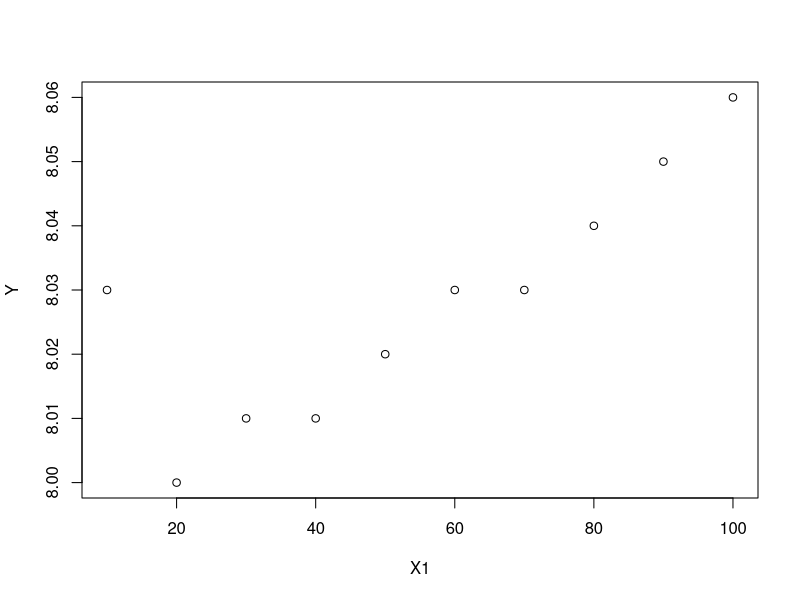
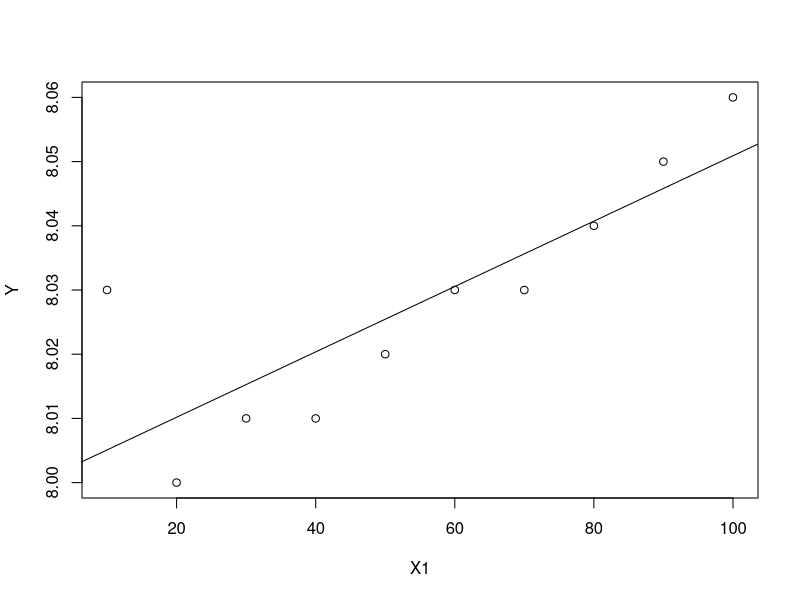

Write the R code that produced these figures, in order.
## ---- chunk 1
X1<-seq(10,100,10)
Y<-c(8.03,8,8.01,8.01,8.02,8.03,8.03,8.04,8.05,8.06)
plot(x = X1,y = Y)
## ---- chunk 2
(X<-matrix(cbind(rep(1,length(X1)),X1),ncol=2) )
(Y<-matrix(Y,ncol=1))
## ---- chunk 3
(beta<-solve(t(X)%*%X)%*%t(X)%*%Y)
## ---- chunk 4
Y_hat<-X%*%beta
## ---- chunk 5
 (Scres<-sum((Y-Y_hat)^{2}))
## ---- chunk 6
n<-10 #nombre de lignes de la matrice X
p<-2  #   "   " colonnes "  "    "    X

## ---- chunk 7
(CMres<-Scres/(n-p))
## ---- chunk 8
 (Screg<-sum((Y_hat-mean(Y))^{2}))
## ---- chunk 9
CMreg<-Screg/(p-1)
## ---- chunk 10
(Fobs<-CMreg/CMres)

(Fth<-qf(p = 1-0.05,df1 = p-1,df2 = n-p))

pf(Fobs,df1 = p-1,df2 = n-p,lower.tail = F)
## ---- chunk 11
(R2<-Screg/(Screg+Scres))
## ---- chunk 12
(model<-lm(Y~X1))

## ---- chunk 13
coefficients(model)
## ---- chunk 14
fitted.values(model)
## ---- chunk 15
sum(residuals(model)^2)
## ---- chunk 16
anova(model)
## ---- chunk 17
summary(model)
## ---- chunk 18
CMres<-Scres/(n-p)
sqrt(CMres)
## ---- chunk 19

(R2<-Screg/(Screg+Scres))
## ---- chunk 20
(Fobs<-CMreg/CMres)
## ---- chunk 21
plot(x = X1,y = Y,type="p")
abline(model)

## ---- chunk 22
setwd("D:/OneDrive - CFAI Centre/Bachelor/Regression-Analysis-with-R-master") #à adapter 
donnee<-read.csv2("rugo_vib.csv")
donnee
## ---- chunk 23
attach(donnee)
(X<-matrix(cbind(rep(1,27),D,V,f),ncol = 4))
(Y<-matrix(Ra,ncol=1))
## ---- chunk 24
(a<-solve(t(X)%*%X)%*%t(X)%*%Y)
## ---- chunk 25
Y_hat<-X%*%a
(SCres<-sum((Y-Y_hat)^2))
## ---- chunk 26
(Cmres<-SCres/24)
## ---- chunk 27
(Omega<-round(Cmres*(solve(t(X)%*%X)),3))
## ---- chunk 28
(sqrt(diag(Omega)))
## ---- chunk 29
(SCreg<-sum((Y_hat-mean(Y))^2))
## ---- chunk 30
SCreg/(SCreg+SCres)
## ---- chunk 31
modele<-lm(Ra~D+V+f)
## ---- chunk 32
summary(modele)
## ---- chunk 33
anova(modele)
## ---- chunk 34
Y<-c(37.8,22.5,17.1,10.8,7.2,42.3,30.2,19.4,14.8,9.5,32.4,21.6)
X1<-c(4,4,3,2,1,6,4,4,1,1,3,4)
X2<-c(4.0,3.6,3.1,3.2,3.0,3.8,3.8,2.9,3.8,2.8,3.4,2.8)
## ---- chunk 35
model<-lm(formula = Y~X1)
summary(model)
anova(model)
## ---- chunk 36
model<-lm(formula = Y~X2)
summary(model)
anova(model)
## ---- chunk 37
model<-lm(formula = Y~X1+X2)
summary(model)
anova(model)
